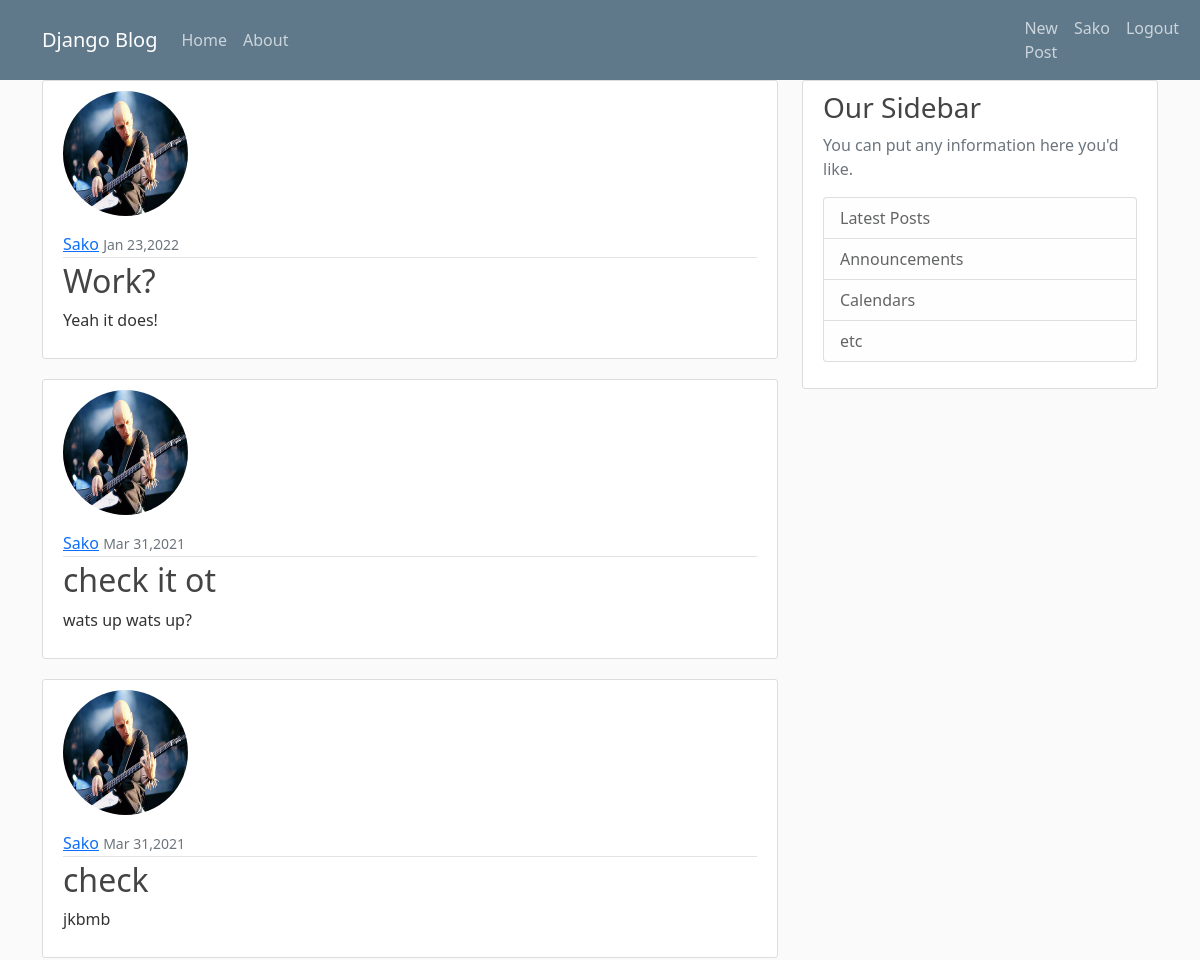
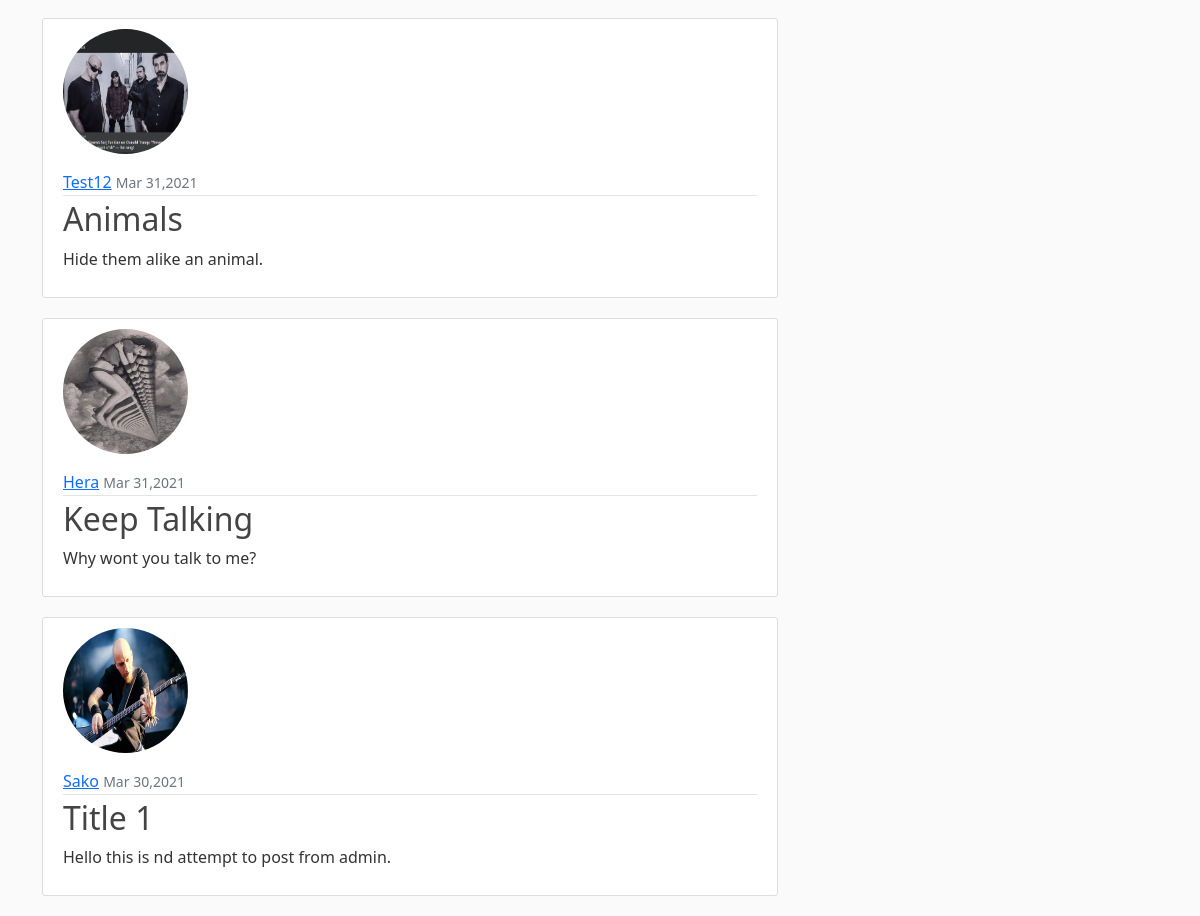
The app's page / (signed in) with its own data (2 pictures, top to bottom).
### Blog/models.py (models this page shows, shortened)
class Post(models.Model):
    Title = models.CharField(max_length=50)
    Date_posted = models.DateTimeField(default=timezone.now)
    Content = models.TextField()
    Author=models.ForeignKey(User,on_delete=models.CASCADE)

### User/models.py (models this page shows, shortened)
class Profile(models.Model):
    user=models.OneToOneField(User, on_delete=models.CASCADE)
    profile_pic=models.ImageField(default="default.jpg",upload_to='profile_pics')

### Blog/views.py (the view)
# urls.py: path('', views.PostListView.as_view(),name="blog-index"),
class PostListView(LoginRequiredMixin,ListView):
    model=Post
    template_name='Blog/Index.html'
    context_object_name='Post'
    ordering=['-Date_posted']

### Blog/Templates/Blog/Index.html
{% extends 'blog/base.html'%}
{% block content %}
    {% for post in Post %}
    <article class="media content-section">
      <div>
        <img class="rounded-circle account-img" src="{{post.Author.profile.profile_pic.url}}">
    </div>
        <div class="media-body">
          <div class="article-metadata">
            <a class="mr-2" href="#">{{ post.Author }}</a>
            <small class="text-muted">{{ post.Date_posted | date:"M d,Y" }}</small>
          </div>
          <h2><a class="article-title" href="{% url 'post-detail' post.id %}">{{ post.Title }}</a></h2>
          <p class="article-content">{{ post.Content }}</p>
        </div>
      </article>
    {% endfor %}
{% endblock %}

### Blog/Templates/Blog/Base.html (shortened to what this page needs)
{% load static %}
<!doctype html>
<html lang="en">
  <head>
    <link href="https://cdn.jsdelivr.net/npm/bootstrap@5.0.0-beta3/dist/css/bootstrap.min.css" rel="stylesheet">
    <link rel="stylesheet" type="text/css" href="{% static 'Blog/main.css' %}">
  </head>
  <body>
    <header class="site-header">
        <nav class="navbar navbar-expand-md navbar-dark bg-steel fixed-top">
          <div class="container">
            <a class="navbar-brand mr-4" href="/">Django Blog</a>
            <div class="collapse navbar-collapse" id="navbarToggle">
              <div class="navbar-nav mr-auto">
                <a class="nav-item nav-link" href="/">Home</a>
                <a class="nav-item nav-link" href="{% url 'blog-about'%}">About</a>
              </div>
              {% if user.is_authenticated %}
                <div class="navbar-nav" style="margin-left: 45rem;">
                  <a class="nav-item nav-link" href="{% url 'post-create' %}">New Post</a>
                  <a class="nav-item nav-link" href="{% url 'user-profile' %}">{{user.username}}</a>
                  <a class="nav-item nav-link" href="{% url 'user-logout' %}">Logout</a>
                </div>
              {% else %}
              <div class="navbar-nav" style="margin-left: 45rem;">
                <a class="nav-item nav-link" href="{% url 'user-login' %}">Login</a>
                <a class="nav-item nav-link" href="{% url 'user-register' %}">Register</a>
              </div>
              {% endif %}
            </div>
          </div>
        </nav>
      </header>
      <main role="main" class="container">
        <div class="row">
        <div class="col-md-8">
            {% block content %}{% endblock %}
        </div>
        <div class="col-md-4">
            <div class="content-section">
            <h3>Our Sidebar</h3>
            <p class='text-muted'>You can put any information here you'd like.
                <ul class="list-group">
                <li class="list-group-item list-group-item-light">Latest Posts</li>
                <li class="list-group-item list-group-item-light">Announcements</li>
                <li class="list-group-item list-group-item-light">Calendars</li>
                <li class="list-group-item list-group-item-light">etc</li>
                </ul>
            </p>
            </div>
        </div>
        </div>
    </main>
  </body>
</html>

### Blog/Static/Blog/main.css (style rules this page uses)
body { background: #fafafa; color: #333333; margin-top: 5rem; }
h1, h2, h3, h4, h5, h6 { color: #444444; }
ul { margin: 0; }
.bg-steel { background-color: #5f788a; }
.site-header .navbar-nav .nav-link { color: #cbd5db; }
.content-section { background: #ffffff; padding: 10px 20px; border: 1px solid #dddddd; border-radius: 3px; margin-bottom: 20px; }
.article-title { color: #444444; text-decoration: none; }
.article-content { white-space: pre-line; }
.article-metadata { padding-bottom: 1px; margin-bottom: 4px; border-bottom: 1px solid #e3e3e3 }
.account-img { height: 125px; width: 125px; margin-right: 20px; margin-bottom: 16px; }

### records on screen
Post: Author.profile.profile_pic (picture), Author "Sako", Date_posted "Jan 23,2022", Title "Work?", Content "Yeah it does!"
Post: Author.profile.profile_pic (picture), Author "Sako", Date_posted "Mar 31,2021", Title "check it ot", Content "wats up wats up?"
Post: Author.profile.profile_pic (picture), Author "Sako", Date_posted "Mar 31,2021", Title "check", Content "jkbmb"
Post: Author.profile.profile_pic (picture), Author "Test12", Date_posted "Mar 31,2021", Title "Animals", Content "Hide them alike an animal."
Post: Author.profile.profile_pic (placeholder picture), Author "Hera", Date_posted "Mar 31,2021", Title "Keep Talking", Content "Why wont you talk to me?"
Post: Author.profile.profile_pic (picture), Author "Sako", Date_posted "Mar 30,2021", Title "Title 1", Content "Hello this is nd attempt to post from admin."

### other values on screen
{{ user.username }} "Sako"
